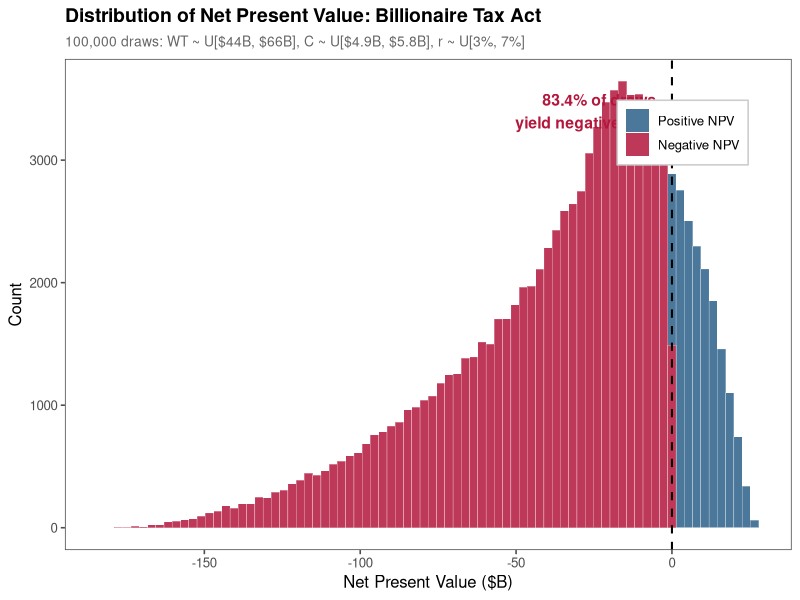
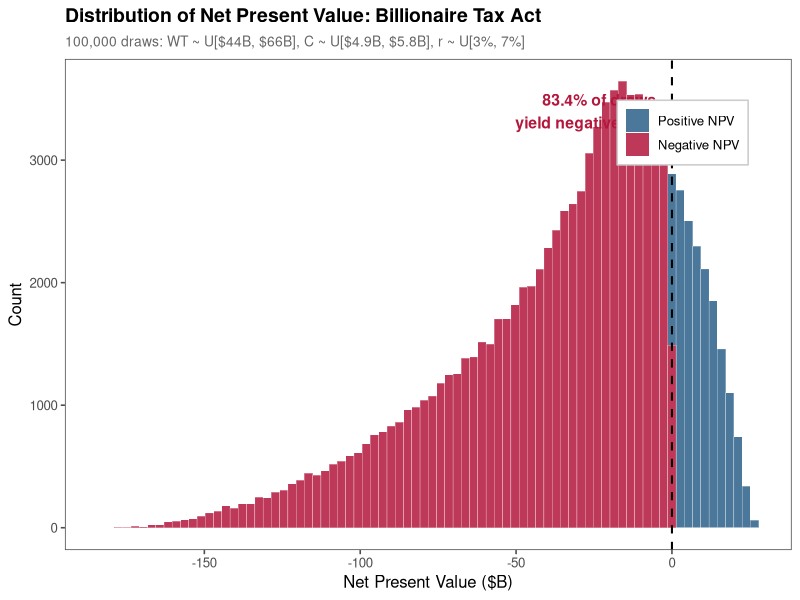
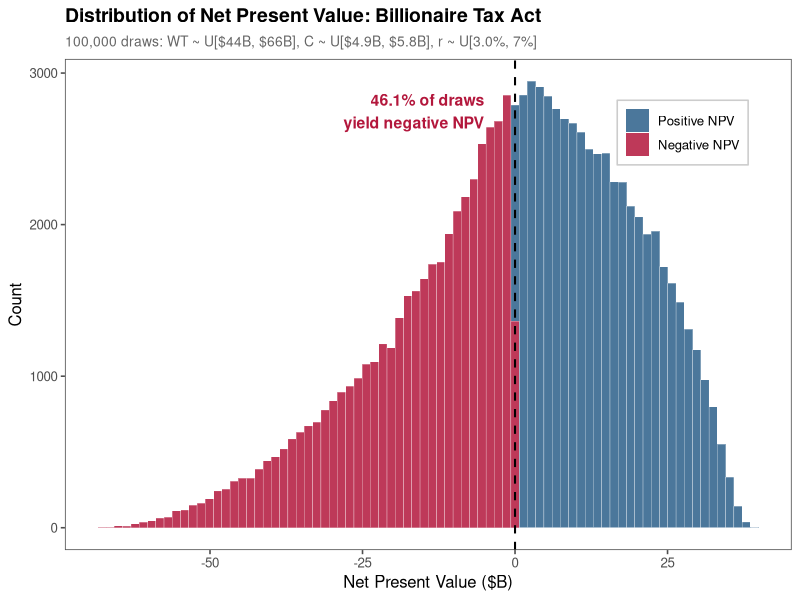
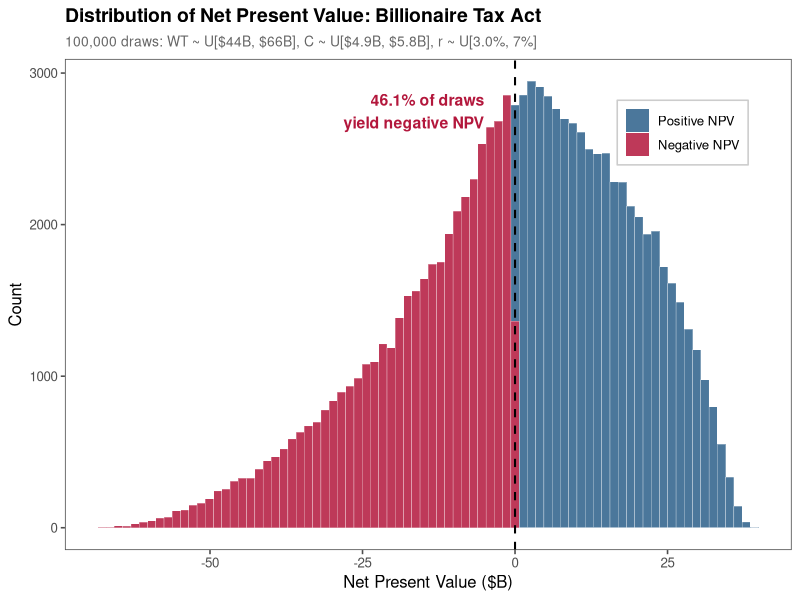
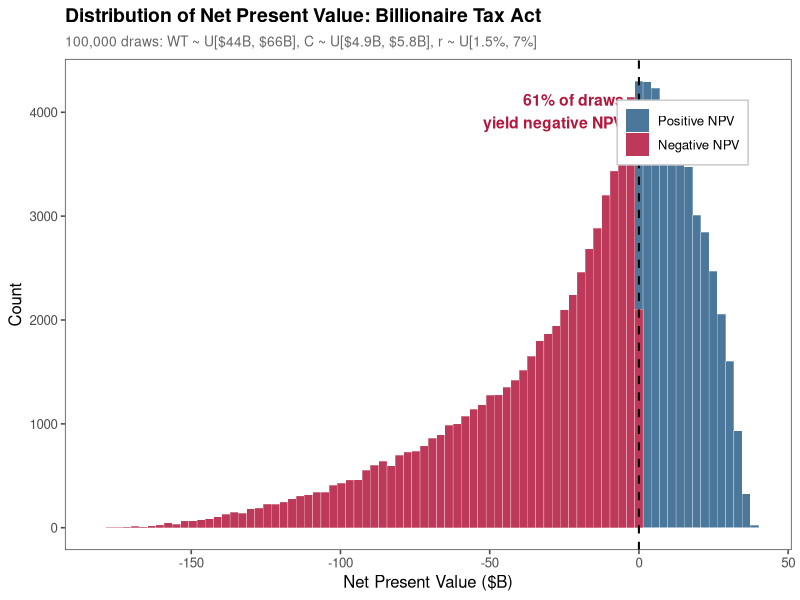
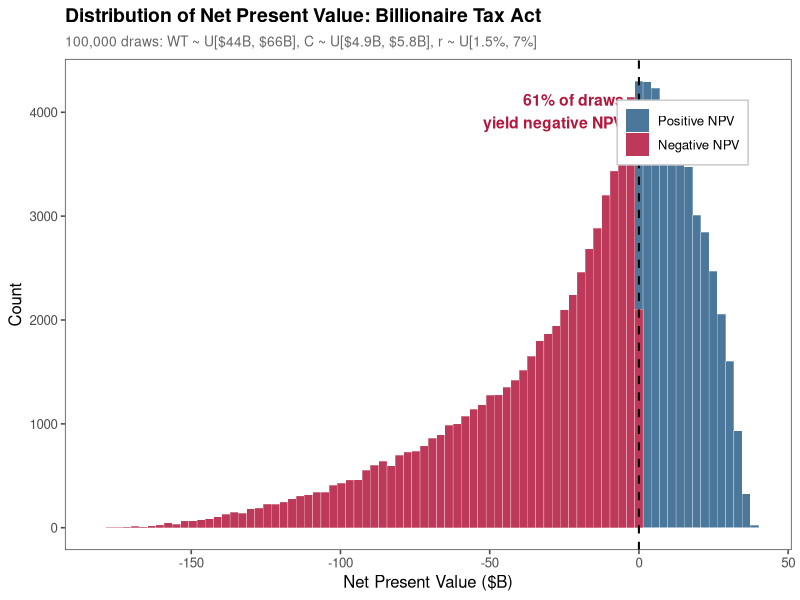

Write R code to recreate these figures, in order.
# Billionaire Tax Act: NPV Distribution of Outcomes
# Date: February 2026
# Purpose: Simulate NPV across plausible parameter ranges, plot distribution
# =============================================================================
# PART 0: Load Packages
# =============================================================================
library(dplyr)
library(ggplot2)
library(ggthemes)

# Set seed
set.seed(2026)

# Set working directory (update as needed)
setwd("~/Documents/GitHub/wealth_tax")

#Working directory for home computer
setwd("/Users/ben/Documents/GitHub/wealth_tax")

# =============================================================================
# PART I: Define Parameters
# =============================================================================

# Fixed
baseline_revenue <- 107.04  # $B, no-departure wealth tax revenue

# Number of simulations
n_sims <- 100000

# =============================================================================
# PART II: Generate Random Parameter Draws
# =============================================================================

# WT: Wealth tax revenue ($44B to $66B, centered at $48B)
#   Triangular-ish: uniform draw across plausible range
wt <- runif(n_sims, min = 44, max = 66)

# C: Annual income tax contribution ($4.9B to $5.8B)
#   Uniform across Splinter lower bound to Pareto upper bound
c_income <- runif(n_sims, min = 4.9, max = 5.8)

# r: Real discount rate (3% to 7%)
#   Uniform across standard range
r_discount <- runif(n_sims, min = 0.015, max = 0.05)

# =============================================================================
# PART III: Compute NPV for Each Draw
# =============================================================================

# Implied departure fraction
f <- 1 - (wt / baseline_revenue)

# Annual lost income tax
annual_loss <- f * c_income

# PV of lost income tax stream (inflation-linked perpetuity)
pv_lost <- annual_loss / r_discount

# Net present value
npv <- wt - pv_lost

# Assemble results
results <- data.frame(
  wt = wt,
  c_income = c_income,
  r_discount = r_discount,
  f = f,
  annual_loss = annual_loss,
  pv_lost = pv_lost,
  npv = npv
)

# =============================================================================
# PART IV: Summary Statistics
# =============================================================================

cat("=== NPV Distribution Summary ===\n")
cat(sprintf("  Simulations:        %d\n", n_sims))
cat(sprintf("  Mean NPV:           $%.1fB\n", mean(results$npv)))
cat(sprintf("  Median NPV:         $%.1fB\n", median(results$npv)))
cat(sprintf("  Std Dev:            $%.1fB\n", sd(results$npv)))
cat(sprintf("  Min NPV:            $%.1fB\n", min(results$npv)))
cat(sprintf("  Max NPV:            $%.1fB\n", max(results$npv)))
cat(sprintf("  Pct Negative NPV:   %.1f%%\n", 100 * mean(results$npv < 0)))
cat(sprintf("  Pct Below -$10B:    %.1f%%\n", 100 * mean(results$npv < -10)))
cat(sprintf("  Pct Below -$25B:    %.1f%%\n", 100 * mean(results$npv < -25)))

# =============================================================================
# PART V: Plot Distribution of NPV Outcomes
# =============================================================================

pct_negative <- round(100 * mean(results$npv < 0), 1)

p <- ggplot(results, aes(x = npv)) +
  geom_histogram(aes(fill = npv < 0), bins = 80, alpha = 0.85, color = "white", linewidth = 0.1) +
  scale_fill_manual(
    values = c("TRUE" = "#B3173C", "FALSE" = "#2C5F8A"),
    labels = c("TRUE" = "Negative NPV", "FALSE" = "Positive NPV"),
    name = NULL
  ) +
  geom_vline(xintercept = 0, linetype = "dashed", color = "black", linewidth = 0.7) +
  annotate("text", x = -5, y = Inf, vjust = 2, hjust = 1,
           label = paste0(pct_negative, "% of draws\nyield negative NPV"),
           size = 4, fontface = "bold", color = "#B3173C") +
  labs(
    title = "Distribution of Net Present Value: Billionaire Tax Act",
    subtitle = paste0("100,000 draws: WT ~ U[$44B, $66B], C ~ U[$4.9B, $5.8B], r ~ U[3%, 7%]"),
    x = "Net Present Value ($B)",
    y = "Count"
  ) +
  theme_few() +
  theme(
    plot.title = element_text(face = "bold", size = 14),
    plot.subtitle = element_text(size = 10, color = "gray40"),
    legend.position = c(0.85, 0.85),
    legend.background = element_rect(fill = "white", color = "gray80")
  )

ggsave("npv_distribution.png", p, width = 10, height = 6, dpi = 300)
ggsave("npv_distribution.pdf", p, width = 10, height = 6)

cat("\nPlots saved: npv_distribution.png, npv_distribution.pdf\n")


## =============================================================================
# PART V: Simulation Function (call once per specification)
# =============================================================================

run_npv_sim <- function(r_min, r_max, filename_tag) {
  
  wt <- runif(n_sims, min = 44, max = 66)
  c_income <- runif(n_sims, min = 4.9, max = 5.8)
  r_discount <- runif(n_sims, min = r_min, max = r_max)
  
  f <- 1 - (wt / baseline_revenue)
  annual_loss <- f * c_income
  pv_lost <- annual_loss / r_discount
  npv <- wt - pv_lost
  
  results <- data.frame(wt, c_income, r_discount, f, annual_loss, pv_lost, npv)
  
  # Summary
  cat(sprintf("\n=== NPV Distribution Summary (r ~ U[%.1f%%, %.1f%%]) ===\n", r_min*100, r_max*100))
  cat(sprintf("  Mean NPV:           $%.1fB\n", mean(results$npv)))
  cat(sprintf("  Median NPV:         $%.1fB\n", median(results$npv)))
  cat(sprintf("  Std Dev:            $%.1fB\n", sd(results$npv)))
  cat(sprintf("  Pct Negative NPV:   %.1f%%\n", 100 * mean(results$npv < 0)))
  
  # Plot
  pct_negative <- round(100 * mean(results$npv < 0), 1)
  r_label <- sprintf("r ~ U[%.1f%%, %.0f%%]", r_min*100, r_max*100)
  
  p <- ggplot(results, aes(x = npv)) +
    geom_histogram(aes(fill = npv < 0), bins = 80, alpha = 0.85, 
                   color = "white", linewidth = 0.1) +
    scale_fill_manual(
      values = c("TRUE" = "#B3173C", "FALSE" = "#2C5F8A"),
      labels = c("TRUE" = "Negative NPV", "FALSE" = "Positive NPV"),
      name = NULL
    ) +
    geom_vline(xintercept = 0, linetype = "dashed", color = "black", 
               linewidth = 0.7) +
    annotate("text", x = -5, y = Inf, vjust = 2, hjust = 1,
             label = paste0(pct_negative, "% of draws\nyield negative NPV"),
             size = 4, fontface = "bold", color = "#B3173C") +
    labs(
      title = "Distribution of Net Present Value: Billionaire Tax Act",
      subtitle = paste0("100,000 draws: WT ~ U[$44B, $66B], C ~ U[$4.9B, $5.8B], ", r_label),
      x = "Net Present Value ($B)",
      y = "Count"
    ) +
    theme_few() +
    theme(
      plot.title = element_text(face = "bold", size = 14),
      plot.subtitle = element_text(size = 10, color = "gray40"),
      legend.position = c(0.85, 0.85),
      legend.background = element_rect(fill = "white", color = "gray80")
    )
  
  ggsave(paste0("npv_distribution_", filename_tag, ".png"), p, 
         width = 10, height = 6, dpi = 300)
  ggsave(paste0("npv_distribution_", filename_tag, ".pdf"), p, 
         width = 10, height = 6)
  
  cat(sprintf("  Saved: npv_distribution_%s.png/.pdf\n", filename_tag))
}

# =============================================================================
# PART VI: Run Both Specifications
# =============================================================================

run_npv_sim(0.03, 0.07, "3to7")
run_npv_sim(0.015, 0.07, "1.5to7")
